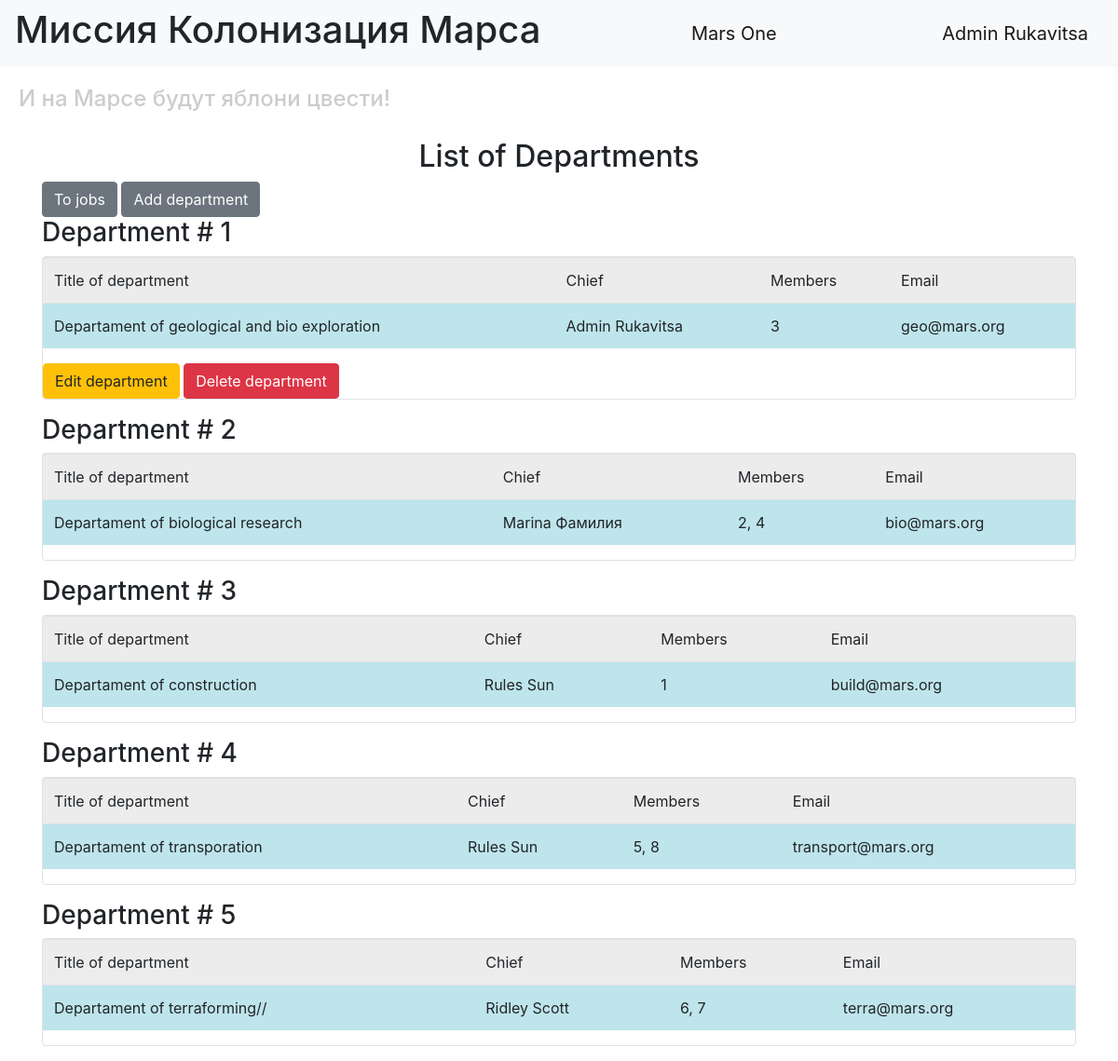
Screenshot of /departments (signed in) with the database file from the repository.
### data/users.py (models this page shows, shortened)
class User(SqlAlchemyBase, UserMixin, SerializerMixin):
    __tablename__ = 'users'
    id = sqlalchemy.Column(sqlalchemy.Integer,
                           primary_key=True, autoincrement=True)
    surname = sqlalchemy.Column(sqlalchemy.String, nullable=True)
    name = sqlalchemy.Column(sqlalchemy.String, nullable=True)
    age = sqlalchemy.Column(sqlalchemy.Integer)
    position = sqlalchemy.Column(sqlalchemy.String, nullable=True)
    speciality = sqlalchemy.Column(sqlalchemy.String, nullable=True)
    address = sqlalchemy.Column(sqlalchemy.String, nullable=True)
    email = sqlalchemy.Column(sqlalchemy.String,
                              index=True, unique=True, nullable=True)
    hashed_password = sqlalchemy.Column(sqlalchemy.String, nullable=True)
    modified_date = sqlalchemy.Column(sqlalchemy.DateTime)
    city_from = sqlalchemy.Column(sqlalchemy.String)

### data/departments.py (models this page shows)
class Departments(SqlAlchemyBase):
    __tablename__ = 'departments'
    id = sqlalchemy.Column(sqlalchemy.Integer,
                           primary_key=True, autoincrement=True)
    title = sqlalchemy.Column(sqlalchemy.String)
    chief = sqlalchemy.Column(sqlalchemy.Integer, sqlalchemy.ForeignKey("users.id"))
    members = sqlalchemy.Column(sqlalchemy.String)
    email = sqlalchemy.Column(sqlalchemy.String)

### main.py (the view)
@app.route('/departments')
@login_required
def departments():
    session = db_session.create_session()
    departments = session.query(Departments)
    name, surname = [], []
    for d in departments:
        for el in session.query(User).filter_by(id=d.chief):
            name.append(el.name)
            surname.append(el.surname)
    return render_template("departments.html", title='Департаменты', departments=departments, name=name, surname=surname)

### data/db_session.py (called while the page is built)
def create_session() -> Session:
    global __factory
    return __factory()

### main.py (called while the page is built)
@login_manager.user_loader
def load_user(user_id):
    session = db_session.create_session()
    return session.query(User).get(user_id)

### templates/departments.html
{% extends "base.html" %}
{% block content %}
<h2 align="center">List of Departments</h2>
{% if current_user.is_authenticated %}
    <a href="index" class="btn btn-secondary">To jobs</a>
    <a href="adddepartment" class="btn btn-secondary">Add department</a>
{% endif %}
{% for item in departments %}
<h3>Department # {{ loop.index }}</h3>
<div class="col-md6 border rounded">
    <table class="table">
        <tr>
            <td class="table-active">Title of department</td>
            <td class="table-active">Chief</td>
            <td class="table-active">Members</td>
            <td class="table-active">Email</td>
        </tr>
      <tr>
        <td class="table-info">{{ item.title }}</td>
          <td class="table-info">{{ name[loop.index0] }} {{ surname[loop.index0] }}</td>
          <td class="table-info">{{ item.members }}</td>
          <td class="table-info">{{ item.email }}</td>
      </tr>
    </table>
    {% if current_user.is_authenticated and (current_user.id == item.chief or current_user.id == 1) %}
    <div>
        <a href="/departments/{{ item.id }}" class="btn btn-warning">Edit department</a>
        <a href="/departments_delete/{{ item.id }}" class="btn btn-danger">Delete department</a>
    </div>
{% endif %}
</div>
<p>
{% endfor %}
{% endblock %}

### templates/base.html (shortened to what this page needs)
<!DOCTYPE html>
<html lang="en">
<head>
    <link rel="stylesheet" href="https://stackpath.bootstrapcdn.com/bootstrap/4.4.1/css/bootstrap.min.css">
    <link rel="stylesheet" type="text/css" href="/static/css/style.css" />
</head>
  <body>
    <header>
      <nav class="navbar navbar-light bg-light">
          <h1>Миссия Колонизация Марса</h1>
        <a class="navbar-brand" href="#">Mars One</a>
          {% if current_user.is_authenticated %}
    <a class="navbar-brand" href="/logout">{{ current_user.name }} {{ current_user.surname }}</a>
{% else %}
    <p>
        <a class="btn btn-primary " href="/register">Зарегистрироваться</a>
        <a class="btn btn-success" href="/login">Войти</a>
    </p>
{% endif %}
      </nav>
        <h4>И на Марсе будут яблони цвести!</h4>
    </header>
    <main role="main" class="container">
        {% block content %}{% endblock %}
    </main>
  </body>
</html>

### static/css/style.css (style rules this page uses)
h4 { color: #cccccc; padding: 20px; }

### rows the page displays
User: name "Admin", surname "Rukavitsa"
Departments: title "Departament of geological and bio exploration", members "3", email "geo@mars.org"
Departments: title "Departament of biological research", members "2, 4", email "bio@mars.org"
User: name "Marina", surname "Фамилия"
Departments: title "Departament of construction", members "1", email "build@mars.org"
User: name "Rules", surname "Sun"
Departments: title "Departament of transporation", members "5, 8", email "transport@mars.org"
Departments: title "Departament of terraforming//", members "6, 7", email "terra@mars.org"
User: name "Ridley", surname "Scott"
